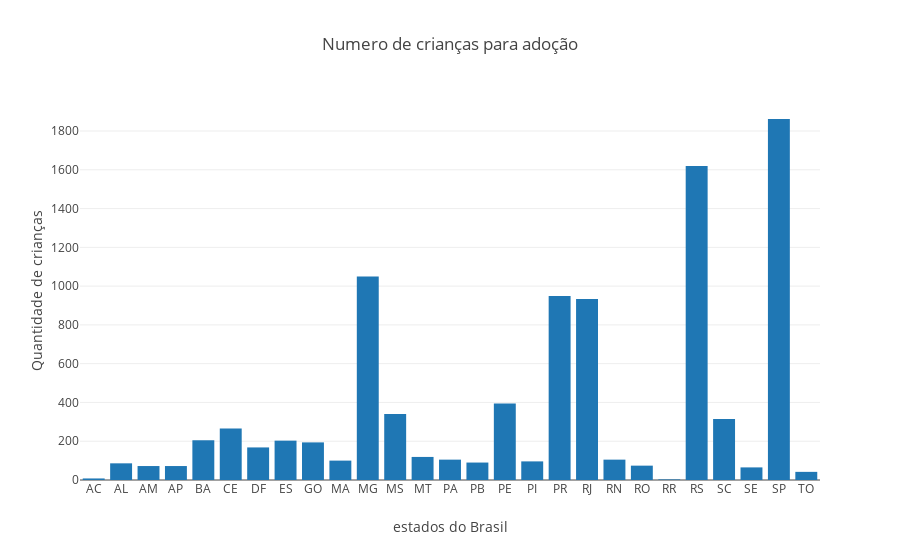

The code cell stored with this chart in its notebook:
### Code cell
#Criando um dataframe da tabela em uma posição específica
df = pd.DataFrame(tabela1[65:93])
df.columns = ['Título','Total', 'Porcentagem']

#Criando gráfico
trace = go.Bar(x = ['AC','AL','AM','AP','BA','CE','DF','ES','GO','MA','MG','MS','MT','PA','PB','PE','PI','PR','RJ','RN','RO','RR','RS','SC','SE','SP','TO'],
                  y = df['Total'] )

#Armazenando gráfico na variável data
data = [trace]

#Criando Layout
layout = go.Layout(title = 'Numero de crianças para adoção',
                  yaxis = {'title':'Quantidade de crianças'},
                  xaxis = {'title': 'estados do Brasil'})

#Criando figura que será exibida
fig = go.Figure(data = data, layout = layout)

#Exibindo figura
py.iplot(fig)

### Figure 1 — Plotly figure (JSON) as saved in the notebook; plotly's stock layout.template omitted (floating-point values rounded to 4 significant figures)
{"data": [{"type": "bar", "uid": "194f27ef-fe6d-4717-98ab-a606fa4dab15", "x": ["AC", "AL", "AM", "AP", "BA", "CE", "DF", "ES", "GO", "MA", "MG", "MS", "MT", "PA", "PB", "PE", "PI", "PR", "RJ", "RN", "RO", "RR", "RS", "SC", "SE", "SP", "TO"], "y": [8, 86, 72, 72, 205, 266, 168, 203, 194, 100, 1050, 340, 119, 105, 90, 394, 96, 949, 933, 105, 74, 3, 1620, 315, 65, 1862, 42, ""]}], "layout": {"title": {"text": "Numero de crianças para adoção"}, "xaxis": {"title": {"text": "estados do Brasil"}}, "yaxis": {"title": {"text": "Quantidade de crianças"}}}}
